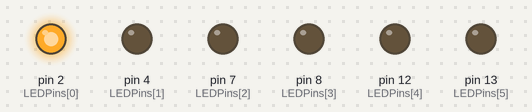
Bench run of a sketch on a simulated Arduino Uno, built with avr-gcc and run on an emulated ATmega328P. On the bench: output pins drawn as LEDs (lit = HIGH).

Above: at 0.02 s.
At 0.27 s:
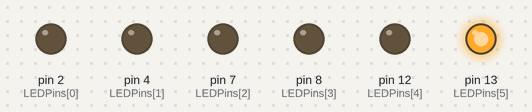
At 0.45 s:
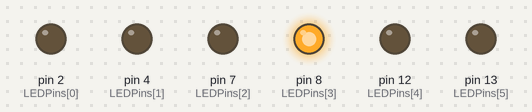
At 1.25 s:
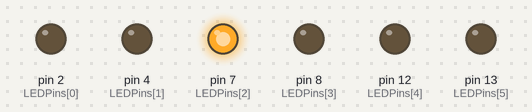
At 1.75 s:
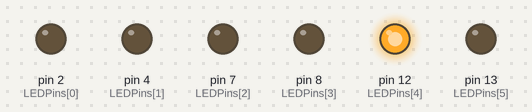
At 2.75 s:
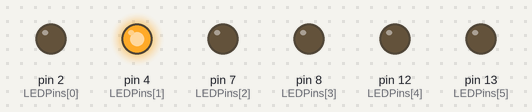
Timing chart, 0 to 3.0 s (numbered marks = the images above):
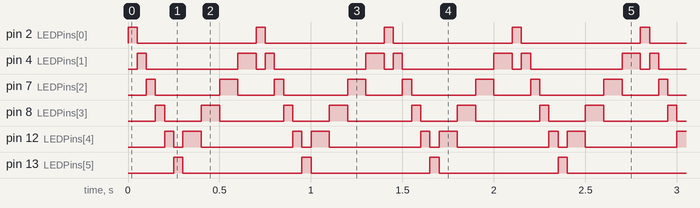

Measured:
- by itself, pin 2 (LEDPins[0]), pin 13 (LEDPins[5]): alternates HIGH for 0.05 s and LOW for 0.65 s
- by itself, pin 4 (LEDPins[1]): repeats every 0.70 s: LOW 0.50 s, HIGH 0.10 s, LOW 0.05 s, HIGH 0.05 s
- by itself, pin 7 (LEDPins[2]): repeats every 0.70 s: LOW 0.35 s, HIGH 0.10 s, LOW 0.20 s, HIGH 0.05 s
- by itself, pin 8 (LEDPins[3]): repeats every 0.70 s: LOW 0.20 s, HIGH 0.10 s, LOW 0.35 s, HIGH 0.05 s
- by itself, pin 12 (LEDPins[4]): repeats every 0.70 s: LOW 0.05 s, HIGH 0.10 s, LOW 0.50 s, HIGH 0.05 s

The sketch:

larsonscanner1.ino
```cpp
int LEDPins[6] = {2,4,7,8,12,13};
void setup()
{
  for(int i=0; i <6; i++)
  {
    pinMode(LEDPins[i], OUTPUT);

  }
}

void loop()
{
  for(int i = 0; i<6 ; i++)
  {
    digitalWrite(LEDPins[i], HIGH);
    delay(50);
    digitalWrite(LEDPins[i], LOW);
    if(LEDPins[i]==13)
    {
    	for(int l = 4; l > 0; l--)
    	{
    		digitalWrite(LEDPins[l], HIGH);
   	 		delay(100);
    		digitalWrite(LEDPins[l], LOW);
    	}
    }
  }
}
```
